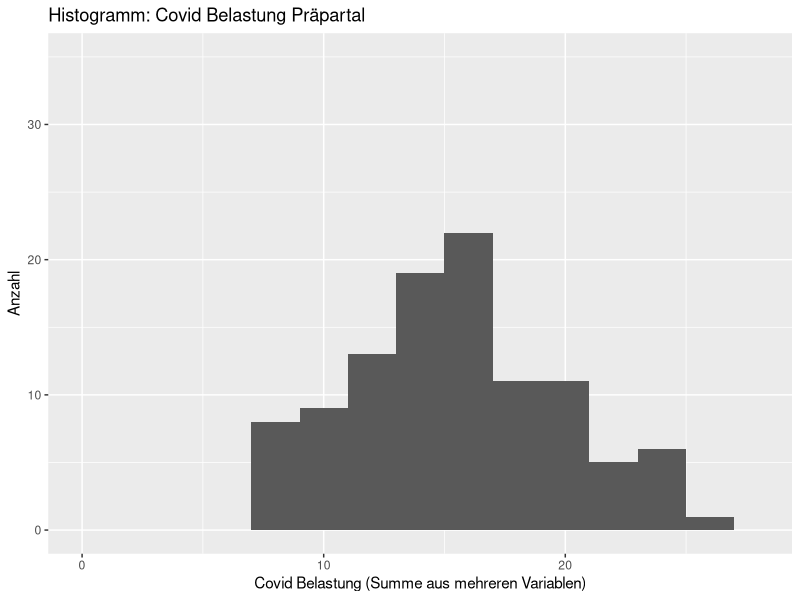
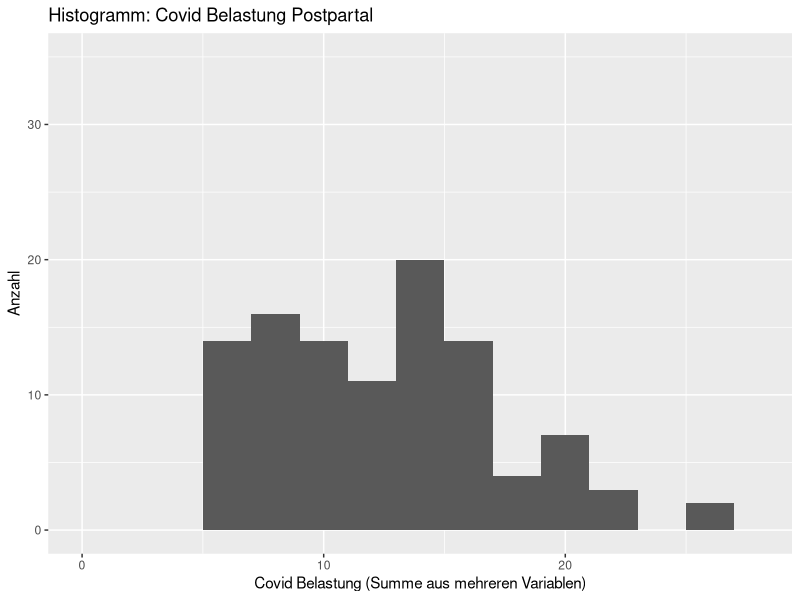
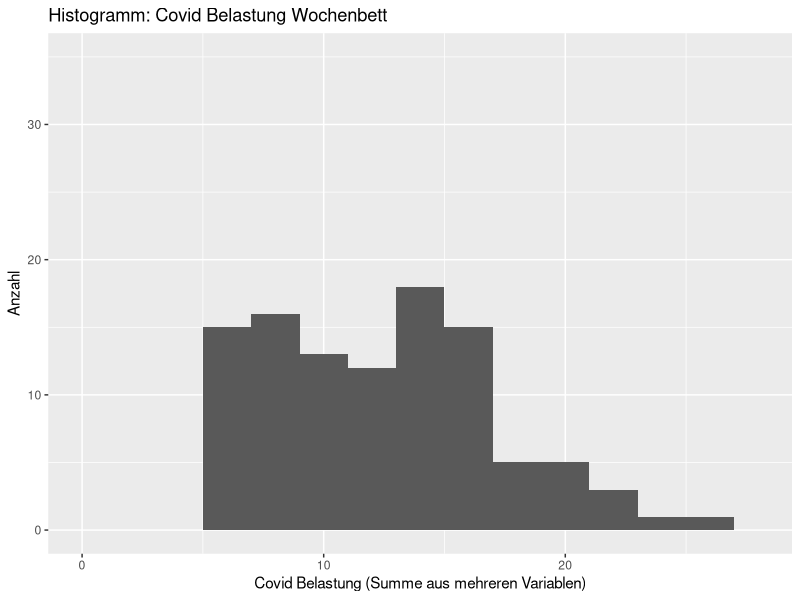
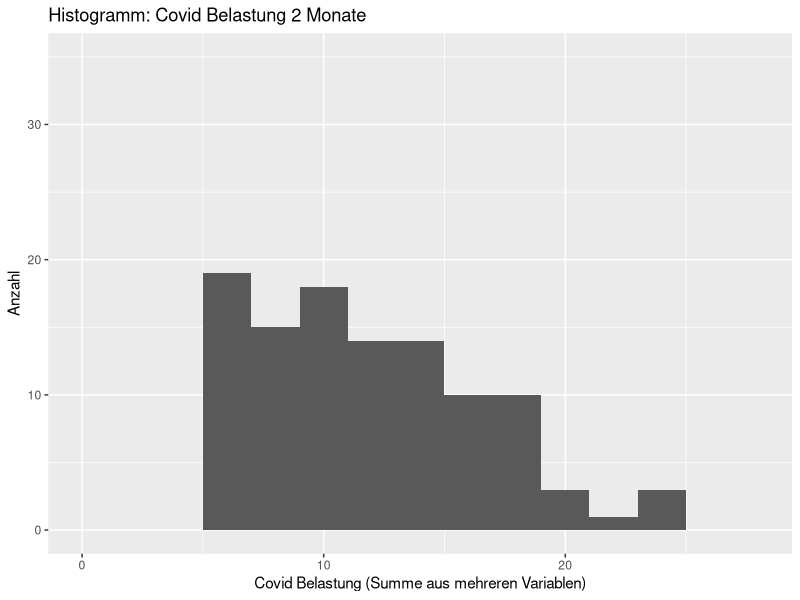
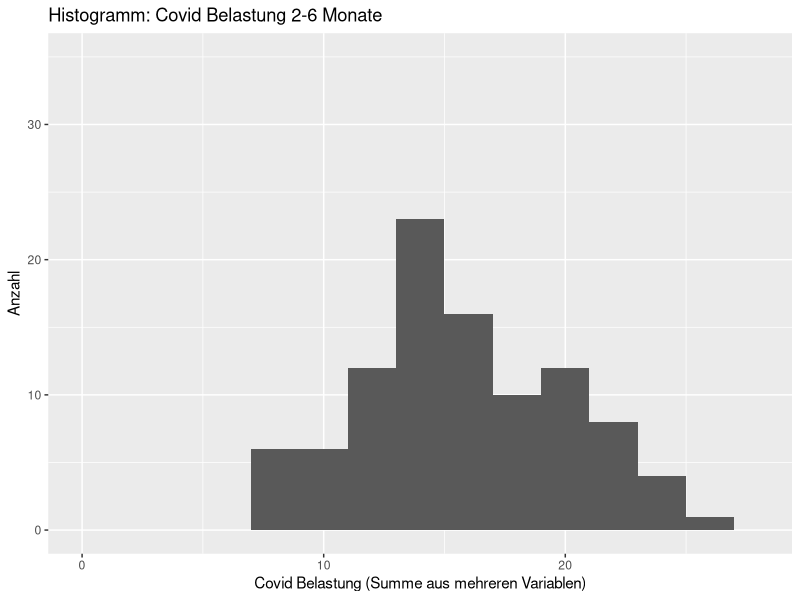
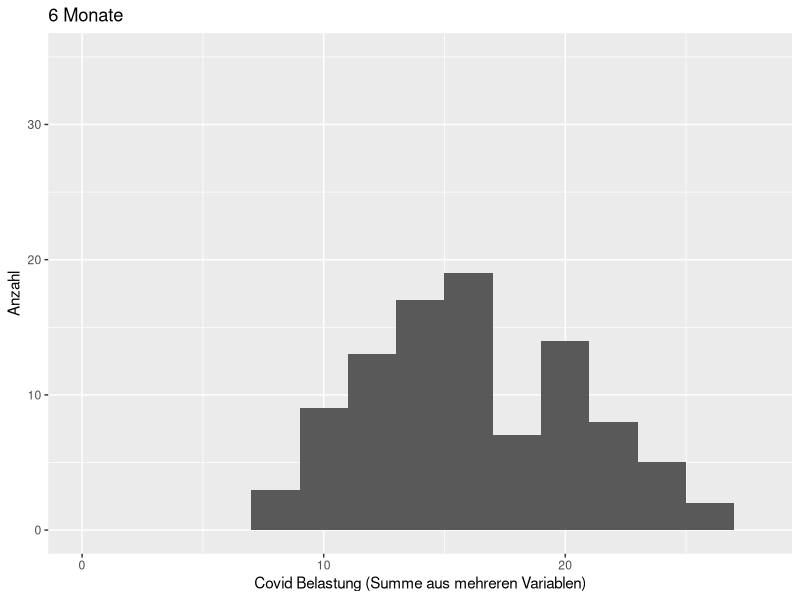
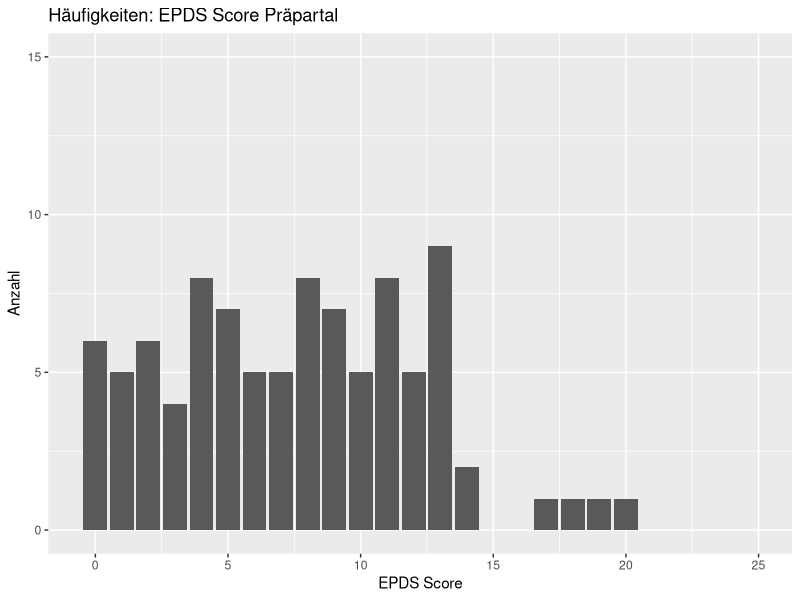
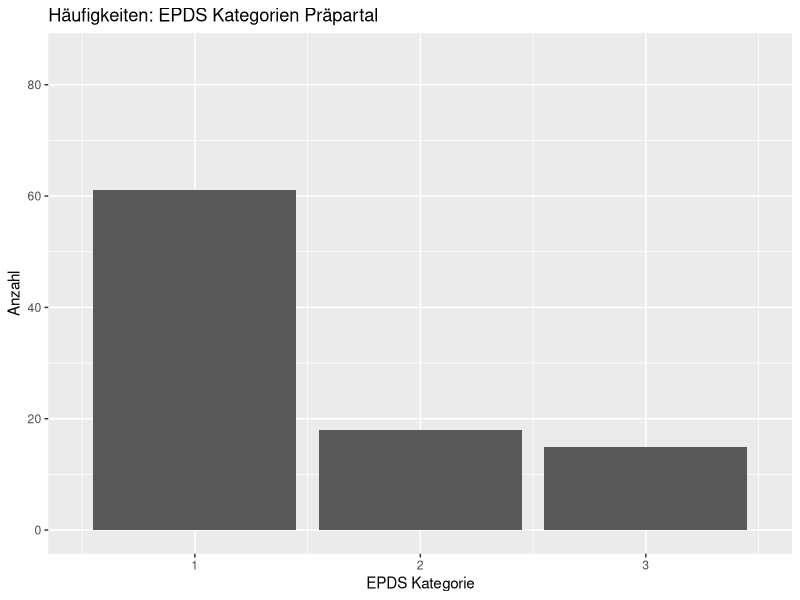

Reproduce these figures in R, in order.
## ---- chunk 1
knitr::opts_chunk$set(echo = TRUE)
## ---- chunk 2
library(haven)
Projekt_Praxis <- read_sav("projekt_praxis_daten.sav")
Projekt_Praxis <- as.data.frame(Projekt_Praxis)
## ---- chunk 3
Projekt_Praxis$Adaptive_Stressbewältigung_sum_new <- 
  Projekt_Praxis$SCI_positiv_sum + Projekt_Praxis$SCI_aktiv_sum + 
  Projekt_Praxis$SCI_support_sum + Projekt_Praxis$SCI_glaube_sum

sort(sapply(Projekt_Praxis[, 112, drop = FALSE], unique))
## ---- chunk 4
Projekt_Praxis$präpartal_Ängste_sum <- Projekt_Praxis$präpartal_Ängste_1 + 
  Projekt_Praxis$präpartal_Ängste_2 +  Projekt_Praxis$präpartal_Ängste_3 +  
  Projekt_Praxis$präpartal_Ängste_4 +  Projekt_Praxis$präpartal_Ängste_5 +  
  Projekt_Praxis$präpartal_Ängste_6 +  Projekt_Praxis$präpartal_Ängste_7 + 
  Projekt_Praxis$präpartal_Ängste_8 +  Projekt_Praxis$präpartal_Ängste_9 + 
  Projekt_Praxis$präpartal_Ängste_10 +  Projekt_Praxis$präpartal_Ängste_11 + 
  Projekt_Praxis$präpartal_Ängste_12

sort(sapply(Projekt_Praxis[, 113, drop = FALSE], unique))
## ---- chunk 5
Projekt_Praxis$postpartal_3d_Befinden_sum <- Projekt_Praxis$postpartal_3d_Befinden_1 + 
  Projekt_Praxis$postpartal_3d_Gesundheitszustand_1 + Projekt_Praxis$postpartal_3d_Gesundheitszustand_2 + 
  Projekt_Praxis$postpartal_3d_Gesundheitszustand_3 - Projekt_Praxis$postpartal_3d_Schmerzen_1

sort(sapply(Projekt_Praxis[, 114, drop = FALSE], unique))
## ---- chunk 6
Projekt_Praxis$covid_belastungss_sum <- Projekt_Praxis$covid_belastungss + 
  Projekt_Praxis$covid_ängstess_ansteckung_kind + Projekt_Praxis$covid_ängstess_ansteckung_sie + 
  Projekt_Praxis$covid_ängstess_zeit_pp_hebammen + Projekt_Praxis$covid_ängstess_trennung_Fam_nach + 
  Projekt_Praxis$covid_ängstess_freizeit + Projekt_Praxis$covid_ängstess_kontakt_freunde
sort(sapply(Projekt_Praxis[, 115, drop = FALSE], unique))
## ---- chunk 7
Projekt_Praxis$covid_belastunggeburt_sum <- Projekt_Praxis$covid_belastunggeburt + 
  Projekt_Praxis$covid_ängstegeburt_ansteckung_kind + Projekt_Praxis$covid_ängstegeburt_ansteckung_sie + 
  Projekt_Praxis$covid_ängstegeburt_zeit_nach + Projekt_Praxis$covid_ängstegeburt_trennung_fam_nach + 
  Projekt_Praxis$covid_ängstegeburt_freizeit + Projekt_Praxis$covid_ängstegeburt_kontakt_freunde
sort(sapply(Projekt_Praxis[, 116, drop = FALSE], unique))
## ---- chunk 8
Projekt_Praxis$covid_belastungwochenbett_sum <- Projekt_Praxis$covid_belastungwochenbett + 
  Projekt_Praxis$covid_ängstewochenbett_ansteckung_kind + Projekt_Praxis$covid_ängstewochenbett_ansteckung_sie + 
  Projekt_Praxis$covid_ängstewochenbett_unterstützung + Projekt_Praxis$covid_ängstewochenbett_trennung_fam_nach + 
  Projekt_Praxis$covid_ängstewochenbett_freizeit + Projekt_Praxis$covid_ängstewochenbett_kontakt_freunde
sort(sapply(Projekt_Praxis[, 117, drop = FALSE], unique))
## ---- chunk 9
Projekt_Praxis$covid_belastung2m_sum <- Projekt_Praxis$covid_belastung2m + 
  Projekt_Praxis$covid_ängste2m_ansteckung_kind + Projekt_Praxis$covid_ängste2m_ansteckung_sie + 
  Projekt_Praxis$covid_ängste2m_unterstützung + Projekt_Praxis$covid_ängste2m_trennung_fam_nach + 
  Projekt_Praxis$covid_ängste2m_freizeit + Projekt_Praxis$covid_ängste2m_kontakt_freunde
sort(sapply(Projekt_Praxis[, 118, drop = FALSE], unique))
## ---- chunk 10
Projekt_Praxis$covid_belastung2bis6m_sum <- Projekt_Praxis$covid_belastung2bis6m + 
  Projekt_Praxis$covidängste2bis6m_ansteckung_kind + Projekt_Praxis$covidängste2bis6m_ansteckung_sie + 
  Projekt_Praxis$covidängste2bis6m_unterstützung + Projekt_Praxis$covidängste2bis6m_trennung_fam_nach + 
  Projekt_Praxis$covidängste2bis6m_freizeit + Projekt_Praxis$covidängste2bis6m_kontakt_freunde
sort(sapply(Projekt_Praxis[, 119, drop = FALSE], unique))
## ---- chunk 11
Projekt_Praxis$covid_belastung6m_sum <- Projekt_Praxis$covid_belastung6m + 
  Projekt_Praxis$covidängste6m_ansteckung_kind + Projekt_Praxis$covidängste6m_ansteckung_sie + 
  Projekt_Praxis$covidängste6m_unterstützung + Projekt_Praxis$covidängste6m_trennung_fam_nach + 
  Projekt_Praxis$covidängste6m_freizeit + Projekt_Praxis$covidängste6m_kontakt_freunde
sort(sapply(Projekt_Praxis[, 120, drop = FALSE], unique))
## ---- chunk 12
names(Projekt_Praxis)[names(Projekt_Praxis) == "EDPS_in_Kategorien_postpartal_1m"] <- "EPDS_in_Kategorien_postpartal_1m"
names(Projekt_Praxis)[names(Projekt_Praxis) == "EDPS_in_Kategorien_postpartal_2m"] <- "EPDS_in_Kategorien_postpartal_2m"
## ---- chunk 13
daten_pro <- Projekt_Praxis[grepl('Pat', Projekt_Praxis$Patientennummer),]
daten_retro <- Projekt_Praxis[grepl('Retro', Projekt_Praxis$Patientennummer),]

write.csv(daten_pro,"daten_pro.csv", row.names = TRUE)
write.csv(daten_retro,"daten_retro.csv", row.names = TRUE)
## ---- chunk 14
library("ggplot2")
## ---- chunk 15
hist_covid_präpartal <- ggplot(data = Projekt_Praxis, mapping = aes(x = covid_belastungss_sum)) + 
  geom_histogram(binwidth = 2) +
  xlim(0, 28) +
  ylim(0, 35) +
  labs(title = "Histogramm: Covid Belastung Präpartal", 
       x = "Covid Belastung (Summe aus mehreren Variablen)", y = "Anzahl")
hist_covid_präpartal
## ---- chunk 16
hist_covid_postpartal <- ggplot(data = Projekt_Praxis, mapping = aes(x = covid_belastunggeburt_sum)) + 
  geom_histogram(binwidth = 2) +
  xlim(0, 28) +
  ylim(0, 35) +
  labs(title = "Histogramm: Covid Belastung Postpartal", 
       x = "Covid Belastung (Summe aus mehreren Variablen)", y = "Anzahl")
hist_covid_postpartal
## ---- chunk 17
hist_covid_wochenbett <- ggplot(data = Projekt_Praxis, mapping = aes(x = covid_belastungwochenbett_sum)) + 
  geom_histogram(binwidth = 2) +
  xlim(0, 28) +
  ylim(0, 35) +
  labs(title = "Histogramm: Covid Belastung Wochenbett", 
       x = "Covid Belastung (Summe aus mehreren Variablen)", y = "Anzahl")
hist_covid_wochenbett
## ---- chunk 18
hist_covid_2m <- ggplot(data = Projekt_Praxis, mapping = aes(x = covid_belastung2m_sum)) + 
  geom_histogram(binwidth = 2) +
  xlim(0, 28) +
  ylim(0, 35) +
  labs(title = "Histogramm: Covid Belastung 2 Monate", 
       x = "Covid Belastung (Summe aus mehreren Variablen)", y = "Anzahl")
hist_covid_2m
## ---- chunk 19
hist_covid_2bis6m <- ggplot(data = Projekt_Praxis, mapping = aes(x = covid_belastung2bis6m_sum)) + 
  geom_histogram(binwidth = 2) +
  xlim(0, 28) +
  ylim(0, 35) +
  labs(title = "Histogramm: Covid Belastung 2-6 Monate", 
       x = "Covid Belastung (Summe aus mehreren Variablen)", y = "Anzahl")
hist_covid_2bis6m
## ---- chunk 20
hist_covid_6m <- ggplot(data = Projekt_Praxis, mapping = aes(x = covid_belastung6m_sum)) + 
  geom_histogram(binwidth = 2) +
  xlim(0, 28) +
  ylim(0, 35) +
  labs(title = "6 Monate", 
       x = "Covid Belastung (Summe aus mehreren Variablen)", y = "Anzahl")
hist_covid_6m
## ---- chunk 21
barplot_EPDS_präpartal <- ggplot(data = Projekt_Praxis, mapping = aes(x = EPDS_sum_präpartal)) + 
  geom_bar() +
  xlim(-0.5, 25) +
  ylim(0, 15) +
  labs(title = "Häufigkeiten: EPDS Score Präpartal", 
       x = "EPDS Score", y = "Anzahl")
barplot_EPDS_präpartal

barplot_EPDS_präpartal_kategorien <- ggplot(data = Projekt_Praxis, mapping = aes(x = EPDS_in_Kategorien_präpartal)) + 
  geom_bar() +
  xlim(0.5, 3.5) +
  ylim(0, 85) +
  labs(title = "Häufigkeiten: EPDS Kategorien Präpartal", 
       x = "EPDS Kategorie", y = "Anzahl")
barplot_EPDS_präpartal_kategorien
## ---- chunk 22
barplot_EPDS_1m <- ggplot(data = Projekt_Praxis, mapping = aes(x = EPDS_sum_postpartal_1m)) + 
  geom_bar() +
  xlim(-0.5, 25) +
  ylim(0, 15) +
  labs(title = "Häufigkeiten: EPDS Score Postpartal", 
       x = "EPDS Score", y = "Anzahl")
barplot_EPDS_1m

barplot_EPDS_1m_kategorien <- ggplot(data = Projekt_Praxis, mapping = aes(x = EPDS_in_Kategorien_postpartal_1m)) + 
  geom_bar() +
  xlim(0.5, 3.5) +
  ylim(0, 85) +
  labs(title = "Häufigkeiten: EPDS Kategorien Postpartal", 
       x = "EPDS Kategorie", y = "Anzahl")
barplot_EPDS_1m_kategorien
## ---- chunk 23
barplot_EPDS_2m <- ggplot(data = Projekt_Praxis, mapping = aes(x = EPDS_sum_postpartal_2m)) + 
  geom_bar() +
  xlim(-0.5, 25) +
  ylim(0, 15) +
  labs(title = "Häufigkeiten: EPDS Score nach 2 Monaten", 
       x = "EPDS Score", y = "Anzahl")
barplot_EPDS_2m

barplot_EPDS_2m_kategorien <- ggplot(data = Projekt_Praxis, mapping = aes(x = EPDS_in_Kategorien_postpartal_2m)) + 
  geom_bar() +
  xlim(0.5, 3.5) +
  ylim(0, 85) +
  labs(title = "Häufigkeiten: EPDS Kategorien nach 2 Monaten", 
       x = "EPDS Kategorie", y = "Anzahl")
barplot_EPDS_2m_kategorien
## ---- chunk 24
barplot_EPDS_6m <- ggplot(data = Projekt_Praxis, mapping = aes(x = EPDS_sum_postpartal_6m)) + 
  geom_bar() +
  xlim(-0.5, 25) +
  ylim(0, 15) +
  labs(title = "Häufigkeiten: EPDS Score nach 6 Monaten", 
       x = "EPDS Score", y = "Anzahl")
barplot_EPDS_6m

barplot_EPDS_6m_kategorien <- ggplot(data = Projekt_Praxis, mapping = aes(x = EPDS_in_Kategorien_postpartal_6m)) + 
  geom_bar() +
  xlim(0.5, 3.5) +
  ylim(0, 85) +
  labs(title = "Häufigkeiten: EPDS Kategorien nach 6 Monaten", 
       x = "EPDS Kategorie", y = "Anzahl")
barplot_EPDS_6m_kategorien
## ---- chunk 25
hist_SCI_Stressbelastung <- ggplot(data = Projekt_Praxis, mapping = aes(x = Aktuelle_Stressbelastung_sum)) + 
  geom_histogram(binwidth = 4) +
  labs(title = "Histogramm: SCI - Aktuelle Stressbelastung", 
       x = "Aktuelle Stressbelastung (Summe)", y = "Anzahl")
hist_SCI_Stressbelastung
## ---- chunk 26
hist_SCI_Coping <- ggplot(data = Projekt_Praxis, mapping = aes(x = Adaptive_Stressbewältigung_sum_new)) + 
  geom_histogram(binwidth = 4) +
  labs(title = "Histogramm: SCI - Stressbewältigungs-Summe", 
       x = "Stressbewältigungs-Summe", y = "Anzahl")
hist_SCI_Coping
## ---- chunk 27
barplot_SCI_Profile <- ggplot(data = Projekt_Praxis, mapping = aes(x = SCI_Profile)) + 
  geom_bar() +
  ylim(0, 35) +
  labs(title = "Häufigkeiten - SCI-Profile", 
       x = "SCI-Profil", y = "Anzahl")
barplot_SCI_Profile
